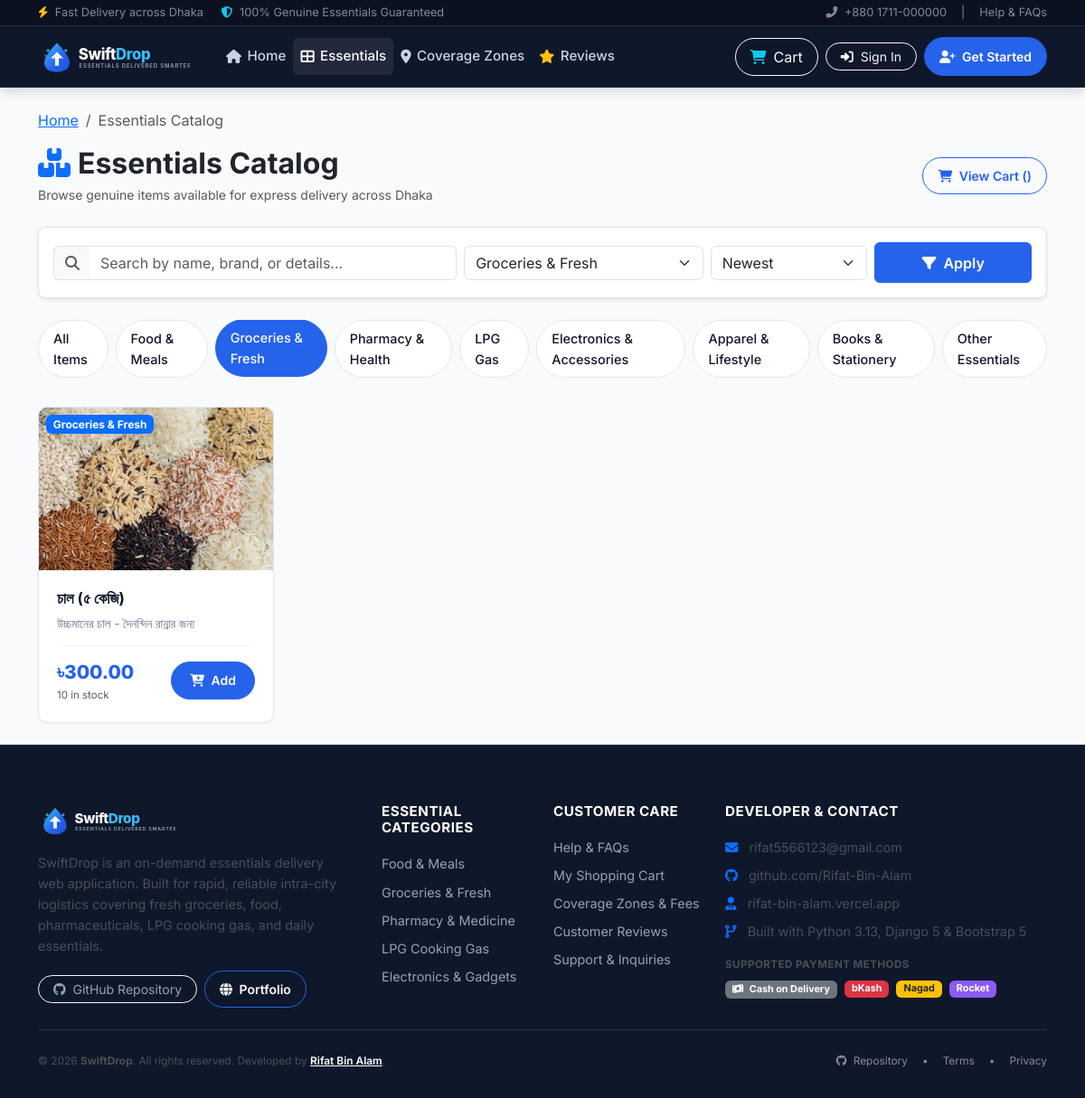
The app's page /orders/products/category/groceries/, older data.
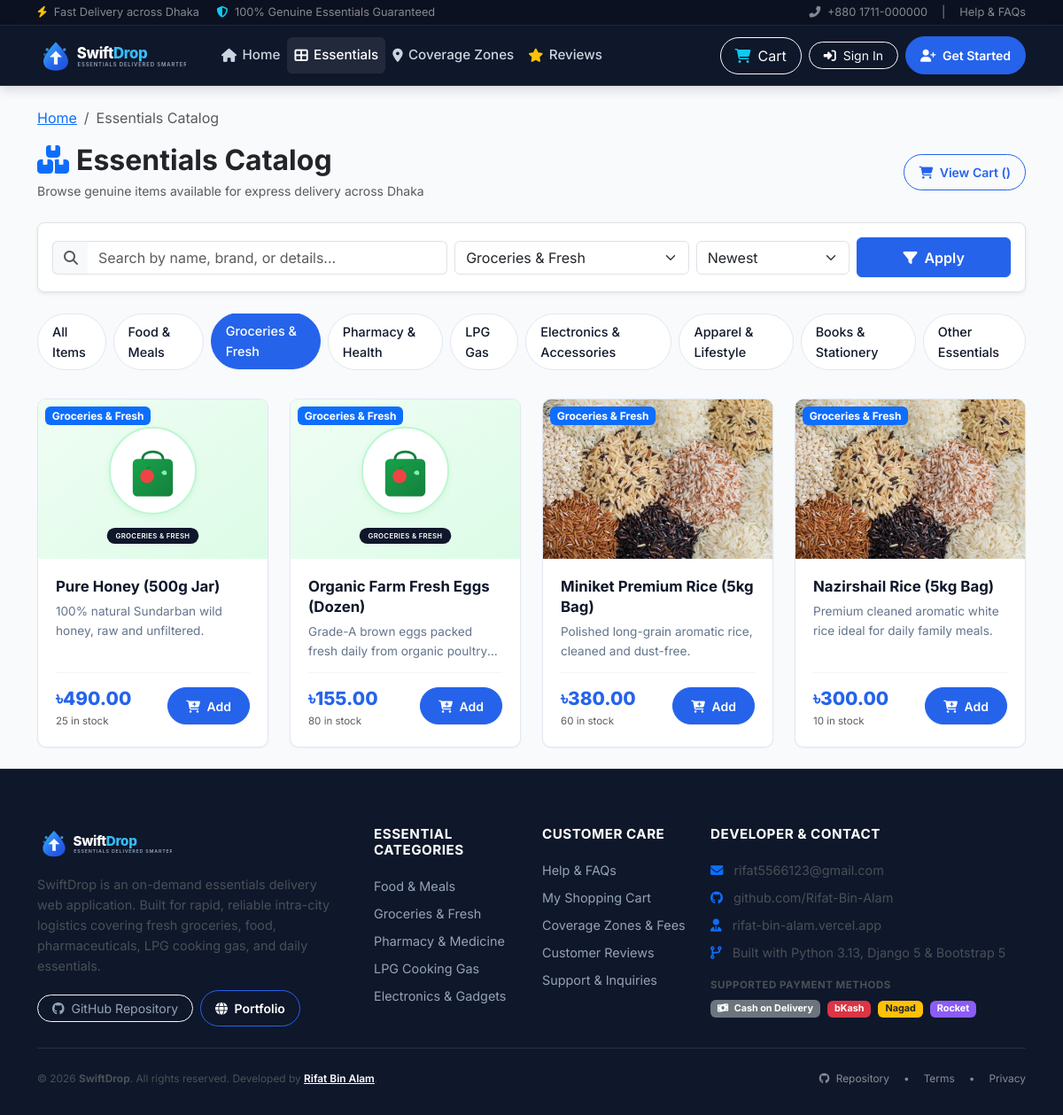
The same page, newer data.
### orders/models.py (models this page shows, shortened)
class ProductService(models.Model):
    CATEGORY_CHOICES = [
        ('food', 'Food & Meals'),
        ('groceries', 'Groceries & Fresh'),
        ('medicine', 'Pharmacy & Health'),
        ('gas', 'LPG Gas'),
        ('electronics', 'Electronics & Accessories'),
        ('clothing', 'Apparel & Lifestyle'),
        ('books', 'Books & Stationery'),
        ('other', 'Other Essentials'),
    ]
    name = models.CharField(
        max_length=200,
        verbose_name=_('Product Name')
    )
    description = models.TextField(
        verbose_name=_('Description')
    )
    category = models.CharField(
        max_length=20,
        choices=CATEGORY_CHOICES,
        default='groceries',
        verbose_name=_('Category')
    )
    price = models.DecimalField(
        max_digits=10,
        decimal_places=2,
        validators=[MinValueValidator(0)],
        verbose_name=_('Price (৳)')
    )
    is_available = models.BooleanField(
        default=True,
        verbose_name=_('Available')
    )
    stock_quantity = models.PositiveIntegerField(
        default=10,
        verbose_name=_('Stock Quantity')
    )
    image = models.ImageField(
        upload_to='products/',
        blank=True,
        null=True,
        verbose_name=_('Product Image')
    )
    created_at = models.DateTimeField(
        auto_now_add=True,
        verbose_name=_('Created At')
    )
    updated_at = models.DateTimeField(
        auto_now=True,
        verbose_name=_('Updated At')
    )
    class Meta:
        verbose_name = _('Product / Service')
        verbose_name_plural = _('Products & Services')
        ordering = ['-created_at']
    def get_stock_status(self):
        if not self.is_available:
            return "Unavailable"
        elif self.stock_quantity == 0:
            return "Out of Stock"
        elif self.stock_quantity <= 5:
            return f"Only {self.stock_quantity} left"
        else:
            return f"{self.stock_quantity} in stock"
    @property
    def image_url(self):
        if self.image:
            try:
                return self.image.url
            except (ValueError, AttributeError):
                pass
        valid_categories = {'food', 'groceries', 'medicine', 'gas', 'electronics', 'documents', 'clothing', 'books'}
        cat = self.category if self.category in valid_categories else 'default'
        return f"/static/images/fallbacks/{cat}.svg"

### orders/views.py (the view)
# urls.py: path('products/category/<str:category>/', views.ProductCategoryView.as_view(), name='product_category'),
class ProductCategoryView(ListView):
    model = ProductService
    template_name = 'orders/products.html'
    context_object_name = 'products'
    paginate_by = 12
    def get_queryset(self):
        return ProductService.objects.filter(
            category=self.kwargs['category'],
            is_available=True
        ).order_by('-created_at')
    def get_context_data(self, **kwargs):
        context = super().get_context_data(**kwargs)
        context['categories'] = ProductService.CATEGORY_CHOICES
        context['selected_category'] = self.kwargs['category']
        return context

### dashboard/context_processors.py (called while the page is built)
def swift_drop_context(request):
    cart_item_count = 0
    session_cart = request.session.get('cart', {})
    if isinstance(session_cart, dict):
        cart_item_count = sum(item.get('quantity', 0) for item in session_cart.values() if isinstance(item, dict))
    elif isinstance(session_cart, list):
        cart_item_count = sum(item.get('quantity', 0) for item in session_cart if isinstance(item, dict))
    return {
        'BRAND_NAME': getattr(settings, 'BRAND_NAME', 'SwiftDrop'),
        'TAGLINE': getattr(settings, 'TAGLINE', 'Your Essentials. Delivered Smarter.'),
        'CURRENCY_SYMBOL': getattr(settings, 'CURRENCY_SYMBOL', '৳'),
        'CURRENCY_CODE': getattr(settings, 'CURRENCY_CODE', 'BDT'),
        'session_cart_count': cart_item_count,
    }

### templates/orders/products.html (shortened to what the changed rows need)
{% extends 'base.html' %}
{% load static %}
{% block content %}
<div class="container py-4">
    <div class="d-flex flex-column flex-md-row justify-content-between align-items-md-center gap-3 mb-4">
        <div>
            <h2 class="fw-bold mb-1 text-dark">
                <i class="fas fa-boxes-stacked text-primary me-2"></i>Essentials Catalog
            </h2>
        </div>
    </div>
    <div class="d-flex gap-2 overflow-auto pb-2 mb-4">
        <a href="{% url 'orders:products' %}" class="sd-category-pill {% if selected_category == 'all' or not selected_category %}active{% endif %}">
            All Items
        </a>
        {% for cat_key, cat_name in categories %}
        <a href="?category={{ cat_key }}" class="sd-category-pill {% if selected_category == cat_key %}active{% endif %}">
            {{ cat_name }}
        </a>
        {% endfor %}
    </div>
    <div class="row g-4">
        {% for product in products %}
        <div class="col-xl-3 col-lg-4 col-md-6" data-product-id="{{ product.id }}" data-product-name="{{ product.name }}" data-product-price="{{ product.price }}" data-product-stock="{{ product.stock_quantity }}">
            <div class="sd-product-card">
                <div class="sd-product-img-wrapper">
                    <img src="{{ product.image_url }}" alt="{{ product.name }}" loading="lazy" onerror="this.onerror=null; this.src='{% static 'images/fallbacks/default.svg' %}';">
                    <span class="position-absolute top-0 start-0 m-2 badge bg-primary bg-opacity-90 small">
                        {{ product.get_category_display }}
                    </span>
                </div>
                <div class="sd-product-body">
                    <a href="{% url 'orders:product_detail' product.id %}" class="text-decoration-none">
                        <h5 class="sd-product-title">{{ product.name }}</h5>
                    </a>
                    <p class="sd-product-desc">{{ product.description }}</p>
                    <div class="sd-product-footer">
                        <div>
                            <span class="sd-product-price">৳{{ product.price }}</span>
                            <div class="text-muted" style="font-size: 0.72rem;">{{ product.get_stock_status }}</div>
                        </div>
                        {% if product.is_available and product.stock_quantity > 0 %}
                        <button class="btn btn-primary btn-sm rounded-pill btn-add-to-cart" data-product-id="{{ product.id }}" data-product-name="{{ product.name }}" data-product-price="{{ product.price }}" data-product-stock="{{ product.stock_quantity }}" data-product-image="{{ product.image_url }}">
                            <i class="fas fa-cart-plus me-1"></i> Add
                        </button>
                        {% else %}
                        <button class="btn btn-secondary btn-sm rounded-pill" disabled>
                            Unavailable
                        </button>
                        {% endif %}
                    </div>
                </div>
            </div>
        </div>
        {% endfor %}
    </div>
</div>
{% endblock %}

Row changes from the older to the newer data that the page shows:
added ProductService: image_url (picture), category "Groceries & Fresh", name "Pure Honey (500g Jar)", description "100% natural Sundarban wild honey, raw and unfiltered.", price "490.00", get_stock_status "25 in stock"
added ProductService: image_url (picture), category "Groceries & Fresh", name "Organic Farm Fresh Eggs (Dozen)", description "Grade-A brown eggs packed fresh daily from organic…", price "155.00", get_stock_status "80 in stock"
added ProductService: image_url (picture), category "Groceries & Fresh", name "Miniket Premium Rice (5kg Bag)", description "Polished long-grain aromatic rice, cleaned and dust-free.", price "380.00", get_stock_status "60 in stock"
changed ProductService "10 in stock": name "চাল (৫ কেজি)" → "Nazirshail Rice (5kg Bag)"; description "উচ্চমানের চাল - দৈনন্দিন রান্নার জন্য" → "Premium cleaned aromatic white rice ideal for daily family meals."
